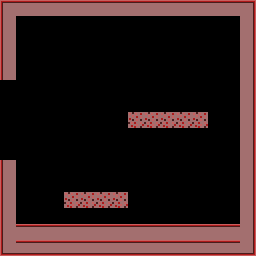

Below is a game level as drawn by its tile map, then a one-line description and the .tmx that defines it (tile-layer data replaced by summaries):
An orthogonal 16x16 tile map with 16x16 px tiles, 1 tile layer (Tile Layer 1) and 1 object (teleport).

<map version="1.0" orientation="orthogonal" width="16" height="16" tilewidth="16" tileheight="16">
 <tileset firstgid="1" name="Tiles" tilewidth="16" tileheight="16">
  <image source="ccbResources/Tiles.png" width="800" height="600" />
 </tileset>
 <layer name="Tile Layer 1" width="16" height="16">
  <data>[256 cells, 78 non-empty, 9 distinct tile ids]</data>
 </layer>
 <objectgroup name="objects" width="16" height="16">
  <object name="tele" type="teleport" x="1" y="80" width="12" height="78">
   <properties>
    <property name="direction" value="west" />
   </properties>
  </object>
 </objectgroup>
</map>
